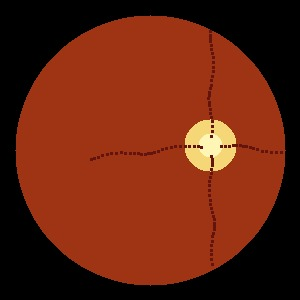
#> input picture data/rop_benchmark/train/Normal/retina_Normal_train_000.jpg, 300 x 300 px; its folder holds only this picture in this run
$ python -i image_quality.py   (imports and definitions only)   (older library calls are emulated)
#> lines starting #> are read from the running program, lines starting #| are printed output that depends on the picture
### backend/config.py
"""
Application configuration.
All settings can be overridden via environment variables.
"""

import os
from pathlib import Path
from pydantic_settings import BaseSettings


# Base directories
BASE_DIR = Path(__file__).resolve().parent
PROJECT_ROOT = BASE_DIR.parent


class Settings(BaseSettings):
    """Application settings with environment variable overrides."""

    # Application
    APP_NAME: str = "ROP AI Screener"
    APP_VERSION: str = "1.0.0-prototype"
    APP_DESCRIPTION: str = "AI-Assisted Retinopathy of Prematurity Screening — Research Prototype"
    DEBUG: bool = False

    # Server
    HOST: str = "0.0.0.0"
    PORT: int = 8000
    CORS_ORIGINS: list[str] = ["*"]

    # Database
    DATABASE_PATH: str = str(BASE_DIR / "rop_screening.db")
    TURSO_DATABASE_URL: str = ""
    TURSO_AUTH_TOKEN: str = ""

    # File storage
    UPLOADS_DIR: str = str(BASE_DIR / "uploads")
    REPORTS_DIR: str = str(BASE_DIR / "reports")

    # AI Model
    MODEL_WEIGHTS_DIR: str = str(BASE_DIR / "ml" / "weights")
    MODEL_WEIGHTS_FILE: str = "rop_model.pth"
    MODEL_NAME: str = "EfficientNet-B0 (ROP)"
    MODEL_VERSION: str = "demo-v1.0"
    MODEL_INPUT_SIZE: int = 224
    MODEL_NUM_CLASSES: int = 3
    MODEL_CLASS_LABELS: list[str] = ["Normal", "Pre-Plus/Mild", "Plus Disease/Severe"]

    # Fonts
    FONTS_DIR: str = str(BASE_DIR / "static" / "fonts")

    # Auth
    JWT_SECRET_KEY: str = "rop-screening-local-dev-secret-change-in-production"
    JWT_ALGORITHM: str = "HS256"
    JWT_EXPIRATION_MINUTES: int = 480  # 8 hours

    # Upload constraints
    MAX_UPLOAD_SIZE_MB: int = 10
    ALLOWED_IMAGE_EXTENSIONS: list[str] = [".jpg", ".jpeg", ".png"]

    # Image quality thresholds
    MIN_IMAGE_RESOLUTION: int = 200  # pixels
    BLUR_THRESHOLD: float = 100.0  # Laplacian variance
    MIN_BRIGHTNESS: float = 40.0
    MAX_BRIGHTNESS: float = 220.0
    MIN_CONTRAST: float = 20.0

    @property
    def max_upload_size_bytes(self) -> int:
        return self.MAX_UPLOAD_SIZE_MB * 1024 * 1024

    @property
    def model_weights_path(self) -> Path:
        return Path(self.MODEL_WEIGHTS_DIR) / self.MODEL_WEIGHTS_FILE

    @property
    def is_model_available(self) -> bool:
        return self.model_weights_path.exists()

    @property
    def demo_mode(self) -> bool:
        return not self.is_model_available

    @property
    def is_turso_enabled(self) -> bool:
        return bool(self.TURSO_DATABASE_URL and self.TURSO_AUTH_TOKEN)

    # [14 lines left out: function cors_origins_list, not called in this run]

    class Config:
        env_file = (str(BASE_DIR / ".env"), ".env")
        env_file_encoding = "utf-8"
        extra = "ignore"


def get_settings() -> Settings:
    """Get cached settings instance."""
    return Settings()


# [16 lines left out: function ensure_directories, not called in this run]

### backend/services/image_quality.py
"""
Image quality assessment service.
Evaluates retinal images before AI inference.
"""

import logging
import os
import numpy as np
import cv2
from pathlib import Path
from typing import Tuple

from config import get_settings

logger = logging.getLogger(__name__)


class ImageQualityAssessor:
    """Assess retinal image quality for ROP screening suitability."""

    def __init__(self):
        self.settings = get_settings()

    def assess(self, image_path: str) -> dict:
        """
        Run all quality checks on an image.
        Returns a structured quality assessment result.
        """
        try:
            img = cv2.imread(image_path)
#> img is the input picture: shape (300, 300, 3); mean B, G, R 15.4, 36.5, 102.4
            if img is None and os.path.exists(image_path):
                # Fallback for Windows paths with non-ASCII or Unicode characters
                try:
                    img = cv2.imdecode(np.fromfile(image_path, dtype=np.uint8), cv2.IMREAD_COLOR)
                except Exception:
                    img = None

            if img is None:
                return self._result(
                    status="UNGRADABLE",
                    score=0.0,
                    message="Image file could not be read. The file may be corrupted or in an unsupported format.",
                    checks={"readable": False},
                )

            checks = {}
            scores = []

            # 1. Resolution check
            h, w = int(img.shape[0]), int(img.shape[1])
#> h = 300; w = 300
            min_res = self.settings.MIN_IMAGE_RESOLUTION
            res_ok = bool(h >= min_res and w >= min_res)
#> res_ok = True
            checks["resolution"] = {
                "passed": bool(res_ok),
                "width": int(w),
                "height": int(h),
                "minimum": int(min_res),
                "message": f"Resolution: {w}×{h}" + ("" if res_ok else f" — below minimum {min_res}×{min_res}"),
            }
            scores.append(1.0 if res_ok else 0.0)

            # 2. Color channels check
            channels_ok = bool(len(img.shape) == 3 and img.shape[2] == 3)
#> channels_ok = True
            checks["color_channels"] = {
                "passed": bool(channels_ok),
                "channels": int(img.shape[2]) if len(img.shape) == 3 else 1,
                "message": "3-channel RGB image" if channels_ok else "Image must be RGB (3 channels)",
            }
            scores.append(1.0 if channels_ok else 0.0)

            # Convert to grayscale for remaining checks
            gray = cv2.cvtColor(img, cv2.COLOR_BGR2GRAY) if channels_ok else img
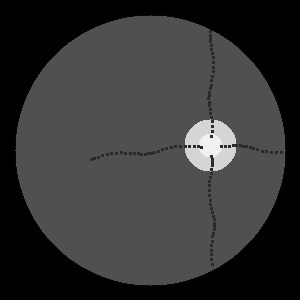
#> gray: shape (300, 300); min 0, max 248, mean 53.7

            # 3. Blur detection (Laplacian variance)
            laplacian_var = float(cv2.Laplacian(gray, cv2.CV_64F).var())
#> laplacian_var = 539.6
            blur_ok = bool(laplacian_var >= self.settings.BLUR_THRESHOLD)
#> blur_ok = True
            blur_score = float(min(laplacian_var / (self.settings.BLUR_THRESHOLD * 3), 1.0))
#> blur_score = 1
            checks["blur"] = {
                "passed": bool(blur_ok),
                "laplacian_variance": round(float(laplacian_var), 2),
                "threshold": float(self.settings.BLUR_THRESHOLD),
                "message": "Image sharpness: acceptable" if blur_ok else "Image appears blurry or out of focus",
            }
            scores.append(blur_score)

            # 4. Brightness assessment
            mean_brightness = float(np.mean(gray))
#> mean_brightness = 53.66
            bright_ok = bool(self.settings.MIN_BRIGHTNESS <= mean_brightness <= self.settings.MAX_BRIGHTNESS)
#> bright_ok = True
            checks["brightness"] = {
                "passed": bool(bright_ok),
                "mean_value": round(float(mean_brightness), 2),
                "min": float(self.settings.MIN_BRIGHTNESS),
                "max": float(self.settings.MAX_BRIGHTNESS),
                "message": self._brightness_message(mean_brightness),
            }
            scores.append(1.0 if bright_ok else 0.3)

            # 5. Contrast check
            contrast = float(np.std(gray))
#> contrast = 45.24
            contrast_ok = bool(contrast >= self.settings.MIN_CONTRAST)
#> contrast_ok = True
            checks["contrast"] = {
                "passed": bool(contrast_ok),
                "std_deviation": round(float(contrast), 2),
                "threshold": float(self.settings.MIN_CONTRAST),
                "message": "Sufficient contrast" if contrast_ok else "Image has insufficient contrast",
            }
            scores.append(float(min(contrast / (self.settings.MIN_CONTRAST * 3), 1.0)))

            # 6. Aspect ratio check
            aspect_ratio = float(max(w, h) / max(min(w, h), 1))
#> aspect_ratio = 1
            ratio_ok = bool(aspect_ratio <= 3.0)
#> ratio_ok = True
            checks["aspect_ratio"] = {
                "passed": bool(ratio_ok),
                "ratio": round(float(aspect_ratio), 2),
                "max_allowed": 3.0,
                "message": f"Aspect ratio {aspect_ratio:.1f}:1" + ("" if ratio_ok else " — too extreme"),
            }
            scores.append(1.0 if ratio_ok else 0.2)

            # 7. Image artifacts / saturation check
            if channels_ok:
                hsv = cv2.cvtColor(img, cv2.COLOR_BGR2HSV)
#> hsv: shape (300, 300, 3); mean H, S, V 8.8, 157.1, 102.5
                saturation_mean = float(np.mean(hsv[:, :, 1]))
#> saturation_mean = 157.1
                artifact_ok = bool(saturation_mean > 10)  # Not completely desaturated
#> artifact_ok = True
                checks["artifacts"] = {
                    "passed": bool(artifact_ok),
                    "saturation_mean": round(float(saturation_mean), 2),
                    "message": "No severe artifacts detected" if artifact_ok else "Possible severe image artifacts or desaturation",
                }
                scores.append(1.0 if artifact_ok else 0.3)

            # Calculate overall score and status
            overall_score = float(sum(scores) / len(scores))
#> overall_score = 0.965
            all_critical_passed = bool(checks["resolution"]["passed"] and checks.get("color_channels", {}).get("passed", True))
#> all_critical_passed = True

            if not all_critical_passed:
                status = "UNGRADABLE"
                message = "Image does not meet minimum requirements for analysis."
            elif overall_score >= 0.7 and all(bool(c.get("passed", True)) for c in checks.values()):
                status = "ACCEPTABLE"
                message = "Image quality is acceptable for AI screening analysis."
            elif overall_score >= 0.5:
                status = "POOR"
                message = "Image quality is poor. Results may be unreliable. Consider recapturing the image."
            else:
                status = "UNGRADABLE"
                message = "Image quality is insufficient for reliable analysis. Please recapture with better lighting and focus."

            return self._result(status, overall_score, message, checks)

        except Exception as e:
            logger.error(f"Image quality assessment failed: {e}", exc_info=True)
            return self._result(
                status="UNGRADABLE",
                score=0.0,
                message=f"Quality assessment failed: could not process the image.",
                checks={"error": str(e)},
            )

    def _brightness_message(self, mean_val: float) -> str:
        if mean_val < self.settings.MIN_BRIGHTNESS:
            return "Image is too dark — insufficient illumination"
        elif mean_val > self.settings.MAX_BRIGHTNESS:
            return "Image is too bright — excessive illumination"
        return "Brightness level: acceptable"

    def _result(self, status: str, score: float, message: str, checks: dict) -> dict:
        return {
            "overall_status": status,
            "overall_score": round(score, 3),
            "is_acceptable": status == "ACCEPTABLE",
            "checks": checks,
            "message": message,
        }


# Singleton instance
_assessor = None


def get_quality_assessor() -> ImageQualityAssessor:
    global _assessor
    if _assessor is None:
        _assessor = ImageQualityAssessor()
    return _assessor

>>> result = ImageQualityAssessor().assess('../../data/rop_benchmark/train/Normal/retina_Normal_train_000.jpg')
#> result = 5 items
